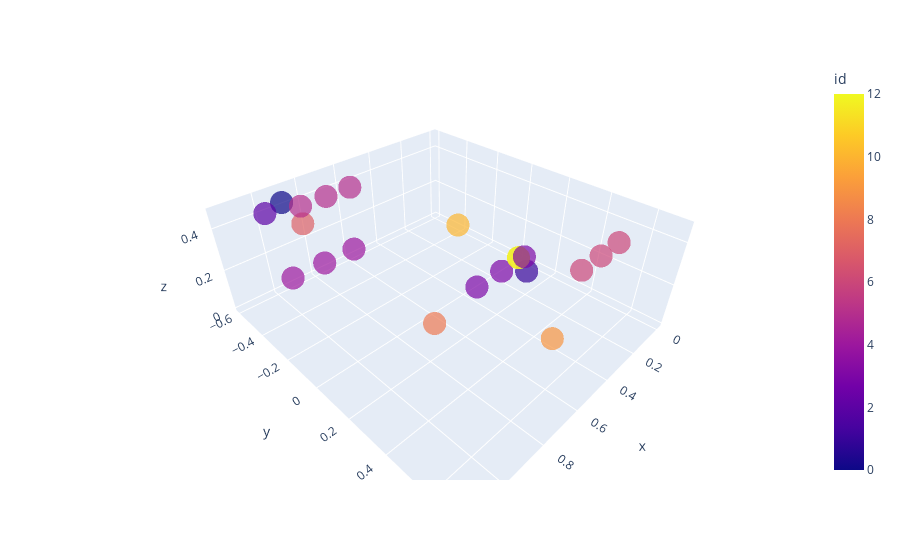

Notebook source saved alongside this figure:
### Code cell
import plotly.graph_objects as go
import plotly.express as px
sample = dataset[k+1]
s = copy.deepcopy(sample["state"]).numpy()
s = np.concatenate( [s,np.arange(0,13,1).reshape(-1,1)], axis = 1)
extensions = []
for obj in s:
    if obj[9] > 3:
        ext = copy.deepcopy(obj)
        ext2 = copy.deepcopy(obj)
        ds = 0.125
        
        ext[0] += ds * ext[7]
        ext[1] += ds * ext[8]
        ext2[0] -= ds * ext[7]
        ext2[1] -= ds * ext[8]
        extensions.append(ext)
        extensions.append(ext2)
extensions = np.array(extensions)
s = np.concatenate([s, np.array(extensions)], axis = 0)
fig = go.Figure()
fig = px.scatter_3d(s, x = 0, y = 1, z = 2, color = 10, hover_data=[10, 9] ,labels = {"0" : "x", "1": "y", "2":"z", "9":"type", "10": "id"}, opacity = 0.7)
fig.show()
# input()

### Figure 1 — Plotly figure (JSON) as saved in the notebook; plotly's stock layout.template omitted (floating-point values rounded to 4 significant figures)
{"data": [{"customdata": [[0, 1], [1, 2], [2, 3], [3, 4], [4, 5], [5, 4], [6, 4], [7, 2], [8, 2], [9, 2], [10, 2], [11, 0], [12, 0], [3, 4], [3, 4], [4, 5], [4, 5], [5, 4], [5, 4], [6, 4], [6, 4]], "hovertemplate": "x=%{x}<br>y=%{y}<br>z=%{z}<br>id=%{marker.color}<br>type=%{customdata[1]}<extra></extra>", "legendgroup": "", "marker": {"color": [0, 1, 2, 3, 4, 5, 6, 7, 8, 9, 10, 11, 12, 3, 3, 4, 4, 5, 5, 6, 6], "coloraxis": "coloraxis", "opacity": 0.7, "symbol": "circle"}, "mode": "markers", "name": "", "scene": "scene", "showlegend": false, "type": "scatter3d", "x": [0.8999, 0.6319, 1.016, 0.6317, 1.027, 0.7367, 0.3107, 0.9336, 0.9779, 0.7859, 0.5127, 0, 0, 0.7567, 0.5067, 0.9022, 1.152, 0.8617, 0.6117, 0.4357, 0.1857], "y": [-0.5891, 0.4811, -0.5071, 0.3811, -0.08412, -0.5047, 0.5697, -0.3728, 0.4125, 0.6965, 0.06179, 0, 0, 0.3811, 0.381, -0.08437, -0.08386, -0.5048, -0.5047, 0.5697, 0.5698], "z": [0.425, 0.475, 0.45, 0.425, 0.425, 0.425, 0.425, 0.425, 0.425, 0.425, 0.425, 0, 0, 0.425, 0.425, 0.425, 0.425, 0.425, 0.425, 0.425, 0.425]}], "layout": {"coloraxis": {"colorbar": {"title": {"text": "id"}}, "colorscale": [[0, "#0d0887"], [0.1111, "#46039f"], [0.2222, "#7201a8"], [0.3333, "#9c179e"], [0.4444, "#bd3786"], [0.5556, "#d8576b"], [0.6667, "#ed7953"], [0.7778, "#fb9f3a"], [0.8889, "#fdca26"], [1, "#f0f921"]]}, "legend": {"tracegroupgap": 0}, "margin": {"t": 60}, "scene": {"domain": {"x": [0, 1], "y": [0, 1]}, "xaxis": {"title": {"text": "x"}}, "yaxis": {"title": {"text": "y"}}, "zaxis": {"title": {"text": "z"}}}}}
